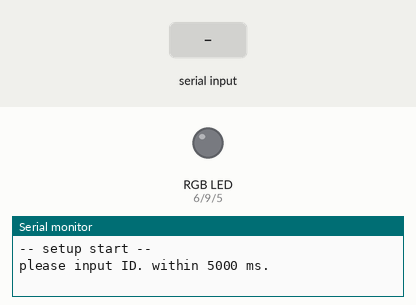
The sketch below on a simulated Arduino Uno, built with avr-gcc and run on an emulated ATmega328P. Shown: an RGB LED mixed from three pins (HIGH = lit), the last lines printed to the serial monitor. The inputs (shaded band) are chosen by the test bench. Dim RGB values are drawn brighter than linear; EEPROM starts erased.

Above: at 1.8 s.
1.9 s: "90,45\n" received over Serial
At 2.4 s:
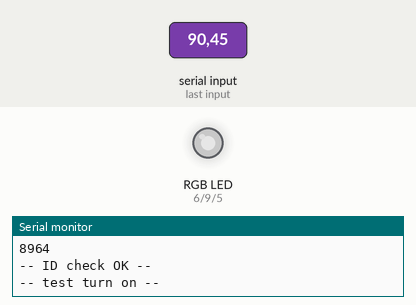
4.5 s: "90,45\n" received over the second serial link
6.0 s: "30,150\n" received over the second serial link
Timing chart, 0 to 9.0 s (numbered marks = the images above; inputs shaded):
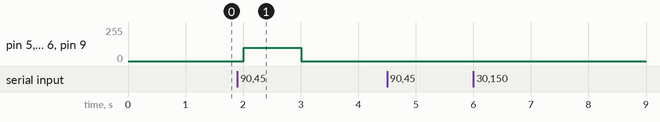

The sketch:

take_light_arduino_v3.ino
```cpp
/* program name: take_light_arduino_v3                  */
/* author:  Katsuhiro MORISHITA                         */
/* :                                                    */
/* create:  2014-05-25                                  */
/* license:  MIT                                        */
/* format: header, R, G, B, lisht bit field             */
#include <SoftwareSerial.h>
#include <EEPROM.h>

// IO map
const int red_pin   = 6;
const int green_pin = 9;
const int blue_pin  = 5;
// header
const char header = 0x7f;
// address
const int id_init = -1;
int my_id = id_init;
// pwm
char pwm_red = 0;
char pwm_green = 0;
char pwm_blue = 0;
// com
Stream *xbee;
const int xbee_pin = 12;
SoftwareSerial _xbee_serial(xbee_pin, 11); // 11 pin is no connect!
/**************************************/
// timeout check class
class TimeOut
{
  private:
    long timeout_time;

  public:
    // set timeout time width
    void set_timeout(long timeout)
    {
      this->timeout_time = millis() + timeout;
    }
    // timeout check, true: timeout
    boolean is_timeout()
    {
      if(millis() > this->timeout_time)
        return true;
      else
        return false;
    }
    // constructer
    TimeOut()
    {
      this->timeout_time = 0l;
    }
};

// IDを受信する
// IDは文字列で受信する。
// 例："1234"
int recieve_id(Stream &port)
{
  TimeOut to;
  int id = id_init;
  Stream *_port = &port;

  long wait_time_ms = 5000l;
  _port->print("please input ID. within ");
  _port->print(wait_time_ms);
  _port->println(" ms.");

  to.set_timeout(wait_time_ms);
  while(to.is_timeout() == false)
  {
    if(_port->available())
    {
      int c = _port->read();
      if (c < '0' && c > '9')
      {
        _port->print("-- Error: non number char was received --");
        break;
      }
      if (id == id_init)
        id = 0;
      to.set_timeout(50);            // 一度受信が始まったらタイムアウトを短くして、処理時間を短縮する
      id = id * 10 + (c - '0');
      if(id >= 3200)                 // 3200以上の数値を10倍するとint型の最大値を超える可能性がある
        break;
    }
  }
  if(id != id_init)
    _port->print("-- ID was received --");
  return id;
}


// LED control
void light(int r, int g, int b)
{
  analogWrite(red_pin  , r);
  analogWrite(green_pin, g);
  analogWrite(blue_pin , b);
  return;
}

// recieve light pattern
// return: char, 1: 再度呼び出しが必要
char receive_light_pattern(Stream *port)
{
  char ans = 2;
  int my_index = my_id / 8;
  TimeOut to;
  int index = 0;
  int _pwm_red = 0;
  int _pwm_green = 0;
  int _pwm_blue = 0;

  to.set_timeout(20);
  while(to.is_timeout() == false)
  {
    if(port->available())
    {
      int c = port->read();
      index += 1;
      if(c == header)
      {
        ans = 1;
        break;                    // 再帰は避けたい
      }
      if((c & 0x80) == 0)         // プロトコルの仕様上、ありえないコードを受信
      {
        ans = 2;
        break;                    // エラーを通知して、関数を抜ける
      }
      c = c & 0x7f;               // 最上位ビットにマスク
      to.set_timeout(20);
      if (index < 4 && c > 0 && c < 128) // cがpwm設定値で、かつ2倍してもchar最大値を超えない場合
        c *= 2;
      if(index == 1)
      {
        _pwm_red = c;
      }
      else if(index == 2)
      {
        _pwm_green = c;
      }
      else if(index == 3)
      {
        _pwm_blue = c;
      }
      else // 点灯するかどうかの判断
      {
        if ((index - 4) == my_index)
        {
          int bit_location = my_id % 8;
          int masked_c = (c >> (7 - bit_location)) & 0x01;
          if (masked_c)
          {
            light(_pwm_red, _pwm_green, _pwm_blue);
            ans = 0;
            break;
          }
        }
      }
    }
  }
  return ans;
}


// setup
void setup()
{
  Serial.begin(9600);
  while (!Serial) {
    ; // wait for serial port to connect. Needed for Leonardo only
  }
  delay(1000);
  Serial.println("-- setup start --");

  _xbee_serial.begin(9600);

  xbee = &_xbee_serial;// &Serial;

  // get ID
  int _id = recieve_id(Serial);
  if(_id >= 0 && _id != id_init)
  {
    my_id = _id;
    Serial.println("-- write id to EEPROM --");
    byte v_h = (byte)((my_id & 0xff00) >> 8);
    EEPROM.write(0, v_h);
    Serial.println(v_h);
    byte v_l = (byte)(my_id & 0x00ff);
    EEPROM.write(1, v_l);
    Serial.println(v_l);
    int parity = (int)v_h ^ (int)v_l;
    EEPROM.write(2, (byte)parity);
    Serial.println(parity);
    delay(100);
  }
  else
  {
    Serial.println("-- read id from EEPROM --");
    byte v_h = EEPROM.read(0);
    byte v_l = EEPROM.read(1);
    byte v_p = EEPROM.read(2);
    Serial.println(v_h);
    Serial.println(v_l);
    Serial.println(v_p);
    int parity = (int)v_h ^ (int)v_l;
    if(parity == v_p)
      my_id = (int)v_h * 256 + (int)v_l;
    else
      Serial.println("-- parity is not match --");
  }
  Serial.println("-- my ID --");
  Serial.println(my_id);

  // ID check
  if(my_id == id_init)
  {
    Serial.println("-- ID error --");
    Serial.println("-- program end --");
    for(;;);
  }
  Serial.println("-- ID check OK --");

  // light test pattern
  Serial.println("-- test turn on --");
  light(100, 100, 100);
  delay(1000);
  light(0, 0, 0);

  Serial.println("-- setup end --");
  Serial.println("-- stand-by --");
}

// loop
void loop()
{
  if(xbee->available())
  {
    int c = xbee->read();
    Serial.println(c);
    if((char)c == header)
    {
      //light(100, 100, 100);
      while(1)
      {
        char ans = receive_light_pattern(xbee);
        if(ans != 1)
          break;
      }
    }
  }
}
```

Measured:
- after the input at 1.9 s, pin 5 (blue_pin), pin 6 (red_pin), pin 9 (green_pin): 0/255 → 100/255 after 0.11 s, → 0/255 1.0 s later
